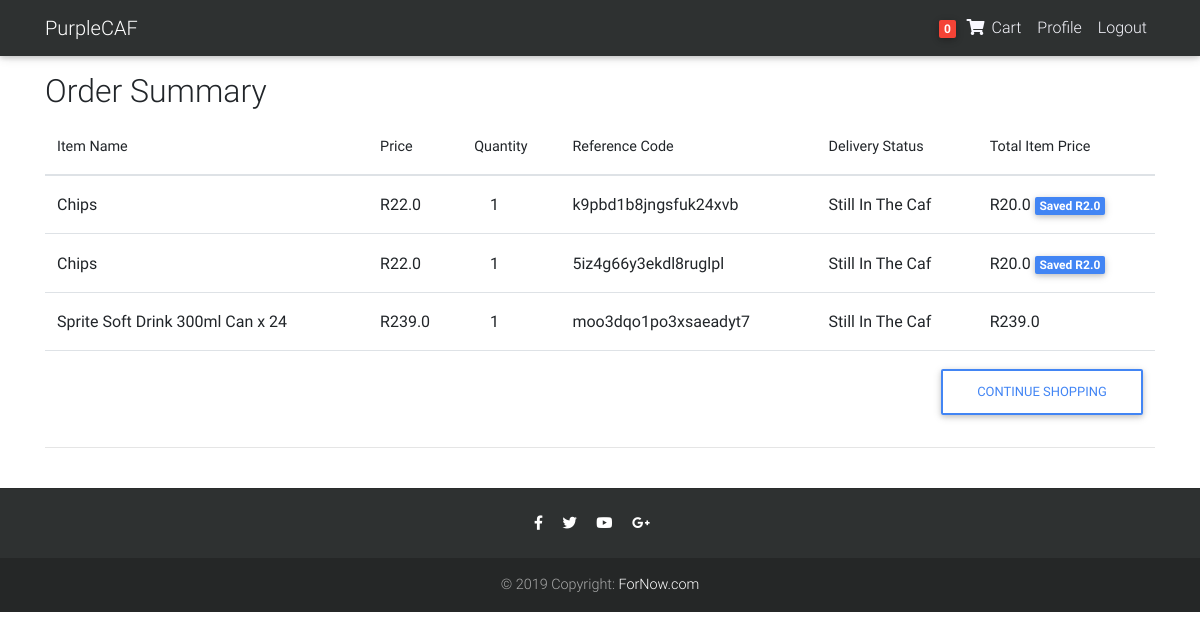
The page /profile/ (signed in) on the database as committed earlier.
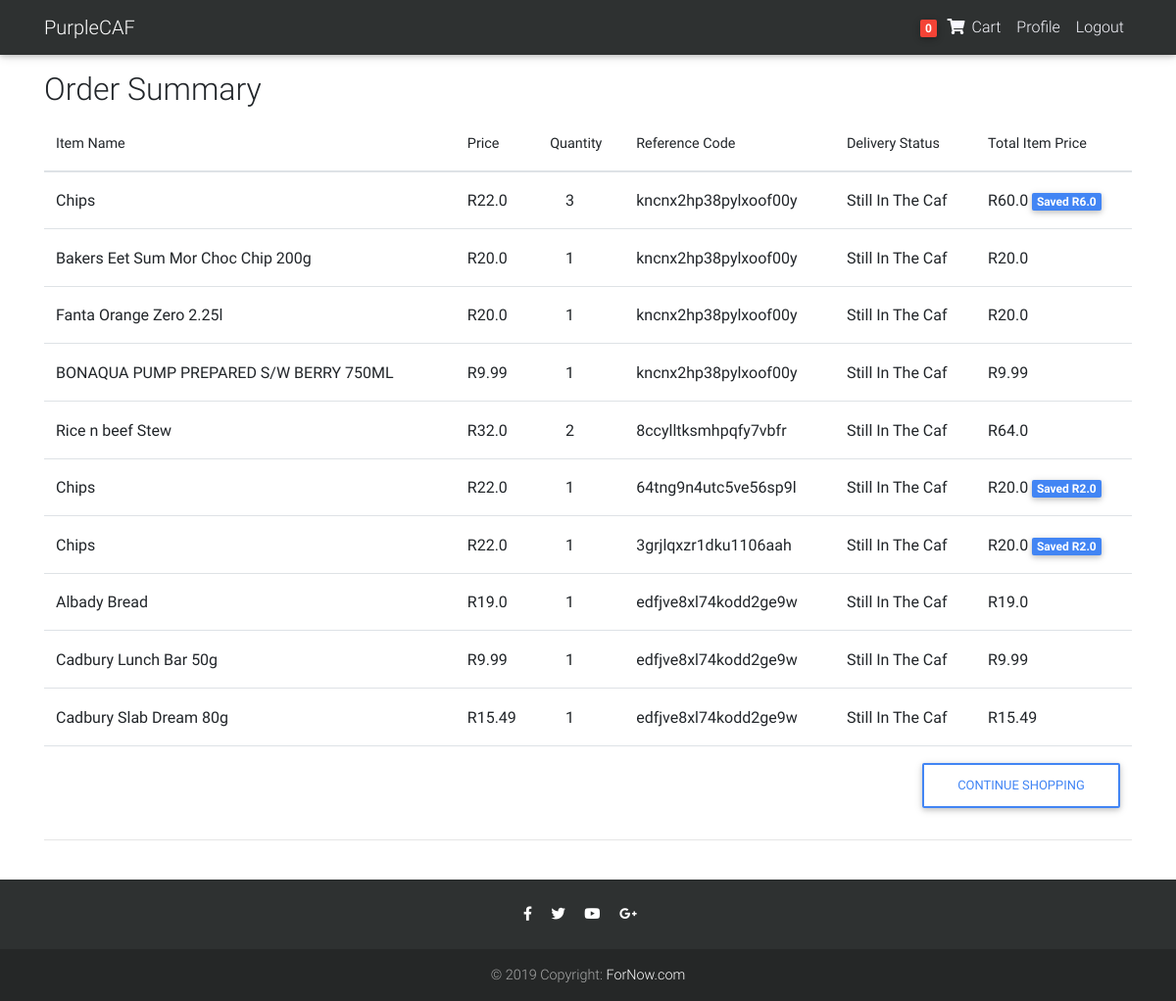
The same page on the database as committed later.
### core/models.py (models this page shows, shortened)
class Order(models.Model):
    user = models.ForeignKey(User, on_delete=models.CASCADE)
    ref_code = models.CharField(max_length=20, blank=True, null=True)
    item = models.ManyToManyField(OrderItem)
    start_date = models.DateTimeField(auto_now_add=True)
    ordered_date = models.DateTimeField()
    ordered = models.BooleanField(default=False)
    shipping_address = models.ForeignKey(
        'Address', related_name='shipping_address', on_delete=models.SET_NULL, blank=True, null=True)
    payment = models.ForeignKey(
        'Payment', on_delete=models.SET_NULL, blank=True, null=True)
    delivery_option = models.CharField(max_length=2, choices=DELIVERY_CHOICE, blank=True, null=True)
    being_delivered = models.BooleanField(default=False)
    received = models.BooleanField(default=False)

class OrderItem(models.Model):
    user = models.ForeignKey(User, on_delete=models.CASCADE)
    item = models.ForeignKey(Item, on_delete=models.CASCADE)
    quantity = models.IntegerField(default=1)
    ordered = models.BooleanField(default=False)
    def get_total_item_price(self):
        return self.quantity * self.item.price
    def get_total_discount_item_price(self):
        return self.quantity * self.item.discount_price
    def get_amount_saved(self):
        return self.get_total_item_price() - self.get_total_discount_item_price()

class Item(models.Model):
    title = models.CharField(max_length=100)
    price = models.FloatField()
    discount_price = models.FloatField(blank=True, null=True)
    category = models.CharField(choices=CATEGORY_CHOICES, max_length=2)
    available = models.BooleanField(default=True)
    slug = models.SlugField(unique=True, null = True, blank = True)
    description = models.TextField()

### core/views.py (the view)
# urls.py: path('profile/', ProfileSummaryView.as_view(), name='profile'),
class ProfileSummaryView(LoginRequiredMixin, View):
    def get(self, *args, **kwargs):
        order_item = []
        order = Order.objects.filter(user__exact=self.request.user, ordered=True)
        for order in order.all():
            for item in order.item.all():
                order_item.append(item)
        context = {
            'order': Order.objects.filter(user__exact=self.request.user, ordered=True).all(),
            'obejct': order_item,
        }
        return render(self.request, 'profile.html', context)

### core/templatetags/cart_template_tags.py (called while the page is built)
@register.filter
def cart_item_count(user):
    if user.is_authenticated:
        qs = Order.objects.filter(user=user, ordered=False)
        if qs.exists():
            return qs[0].item.count()
    return 0

### templates/profile.html (shortened to what this page needs)
{% extends "base.html" %}
{% block content %}
  <main>
    <div class="container">
    <div class="table-responsive text-nowrap">
    <h2>Order Summary</h2>
    <table class="table">
        <thead>
        <tr>
            <th scope="col">Item Name</th>
            <th scope="col">Price</th>
            <th scope="col">Quantity</th>
            <th scope="col">Reference Code</th>
            <th scope="col">Delivery Status</th>
            <th scope="col">Total Item Price</th>
        </tr>
        </thead>
        <tbody>
        {% for ord in order %}
             {% for order_item in ord.item.all %}
            <tr>
                <td style="font-size:1rem; font-weight:400;">{{ order_item.item.title }}</td>
                <td style="font-size:1rem; font-weight:400;">R{{ order_item.item.price }}</td>
                <td style="font-size:1rem; font-weight:400;">
                    &nbsp;&nbsp;&nbsp;&nbsp;{{ order_item.quantity }}
                </td>
                <td style="font-size:1rem; font-weight:400;">{{ord.ref_code}}</td>
                {%if ord.being_delivered and ord.received %}
                <td style="font-size:1rem; font-weight:400;">Delivered</td>
                {% elif ord.received %}
                <td style="font-size:1rem; font-weight:400;">Delivered</td>
                {% elif ord.being_delivered and ord.received is False %}
                <td style="font-size:1rem; font-weight:400;">En Route</td>
                {%else%}
                <td style="font-size:1rem; font-weight:400;">Still In The Caf</td>
                {%endif%}
                <td style="font-size:1rem; font-weight:400;">
                {% if order_item.item.discount_price %}
                    R{{ order_item.get_total_discount_item_price }}
                    <span class="badge badge-primary">Saved R{{ order_item.get_amount_saved }}</span>
                {% else %}
                    R{{ order_item.get_total_item_price }}
                {% endif %}
                </td>
            </tr>
            {% endfor %}
        {% endfor %}
        {% if order %}
        <tr>
            <td colspan="7">
            <a class='btn btn-outline-primary float-right' href='/'>Continue shopping</a>
            </td>
        </tr>
        {%endif%}
        </tbody>
    </table>
        <hr>
    </div>
    </div>
  </main>
{% endblock content %}

### templates/base.html (shortened to what this page needs)
{% load static %}
<!DOCTYPE html>
<html lang="en">
<head>
  <link rel="stylesheet" href="https://use.fontawesome.com/releases/v5.8.1/css/all.css">
  <link href="{% static 'css/bootstrap.min.css' %}" rel="stylesheet">
  <link href="{% static 'css/mdb.min.css' %}" rel="stylesheet">
  <link href="{% static 'css/style.min.css' %}" rel="stylesheet">
</head>
{% include "navbar.html" %}
<body style="background-color:#ffffff!important">
  <div class="mt-5 pt-4">
    </div>
    {% block content %}
    {% endblock content %}
    {% include "footer.html" %}
</body>
</html>

### templates/navbar.html (shortened to what this page needs)
{% load cart_template_tags %}
<nav style="background-color: #2e3131;" class="navbar navbar-expand-md navbar-dark bg-steel fixed-top">
  <div class="container">
    <a class="navbar-brand" href="/">PurpleCAF</a>
    <div class="collapse navbar-collapse" id="navbarToggle">
      <div class="navbar-nav">
        {% if request.user.is_authenticated %}
        <li class="nav-item dropdown">
            <a href="{% url 'core:order-summary' %}"class="nav-link waves-effect">
              <span class="badge cart_ red z-depth-1 mr-1"> {{ request.user|cart_item_count }} </span>
              <i style="color: ghostwhite;" class="fas fa-shopping-cart"></i>
              <span style="color: ghostwhite;" class="clearfix d-non d-sm-inline-block"> Cart </span>
            </a>
        </li>
        <li class="nav-item dropdown">
            <a href="{% url 'core:profile' %}" class="nav-link waves-effect">
              <span style="color: ghostwhite;" class="clearfix d-non d-sm-inline-block"> Profile </span>
            </a>
        </li>
        <li class="nav-item dropdown">
            <a href="{% url 'account_logout'%}" class="nav-link waves-effect">
              <span style="color: ghostwhite;" class="clearfix d-non d-sm-inline-block"> Logout </span>
            </a>
        </li>
        {% endif %}
      </div>
    </div>
  </div>
</nav>

### templates/footer.html
<footer class="page-footer text-center font-small mt-4 wow fadeIn">
    <hr class="my-4">
    <div class="pb-4">
      <a href="https://www.facebook.com/mdbootstrap" target="_blank">
        <i class="fab fa-facebook-f mr-3"></i>
      </a>
      <a href="https://twitter.com/MDBootstrap" target="_blank">
        <i class="fab fa-twitter mr-3"></i>
      </a>
      <a href="https://www.youtube.com/watch?v=7MUISDJ5ZZ4" target="_blank">
        <i class="fab fa-youtube mr-3"></i>
      </a>
      <a href="https://plus.google.com/u/0/b/107863090883699620484" target="_blank">
        <i class="fab fa-google-plus-g mr-3"></i>
      </a>
    </div>
    <div class="footer-copyright py-3">
      © 2019 Copyright:
      <a href="/" target="_blank"> ForNow.com </a>
    </div>
  </footer>

### templates/scripts.html (shortened to what this page needs)
{% load static %}

### templates/base.html (style rules this page uses)
html, body { height: 100%; background-repeat: no-repeat; background-attachment: fixed; background-size: cover; }

Rows that differ between the two databases and show on the page:
removed Order: ref_code "k9pbd1b8jngsfuk24xvb"
removed OrderItem: item "Chips", item.price "22.0", quantity "1", get_total_discount_item_price "20.0", get_amount_saved "2.0"
removed Order: ref_code "5iz4g66y3ekdl8ruglpl"
removed OrderItem: item "Chips", item.price "22.0", quantity "1", get_total_discount_item_price "20.0", get_amount_saved "2.0"
removed Order: ref_code "moo3dqo1po3xsaeadyt7"
removed OrderItem: item "Sprite Soft Drink 300ml Can x 24", item.price "239.0", quantity "1", get_total_item_price "239.0"
added Order: ref_code "kncnx2hp38pylxoof00y"
added OrderItem: item "Chips", item.price "22.0", quantity "3", get_total_discount_item_price "60.0", get_amount_saved "6.0"
added OrderItem: item "Bakers Eet Sum Mor Choc Chip 200g", item.price "20.0", quantity "1", get_total_item_price "20.0"
added OrderItem: item "Fanta Orange Zero 2.25l", item.price "20.0", quantity "1", get_total_item_price "20.0"
added OrderItem: item "BONAQUA PUMP PREPARED S/W BERRY 750ML", item.price "9.99", quantity "1", get_total_item_price "9.99"
added Order: ref_code "8ccylltksmhpqfy7vbfr"
added OrderItem: item "Rice n beef Stew", item.price "32.0", quantity "2", get_total_item_price "64.0"
added Order: ref_code "64tng9n4utc5ve56sp9l"
added OrderItem: item "Chips", item.price "22.0", quantity "1", get_total_discount_item_price "20.0", get_amount_saved "2.0"
added Order: ref_code "3grjlqxzr1dku1106aah"
added OrderItem: item "Chips", item.price "22.0", quantity "1", get_total_discount_item_price "20.0", get_amount_saved "2.0"
added Order: ref_code "edfjve8xl74kodd2ge9w"
added OrderItem: item "Albady Bread", item.price "19.0", quantity "1", get_total_item_price "19.0"
added OrderItem: item "Cadbury Lunch Bar 50g", item.price "9.99", quantity "1", get_total_item_price "9.99"
added OrderItem: item "Cadbury Slab Dream 80g", item.price "15.49", quantity "1", get_total_item_price "15.49"
